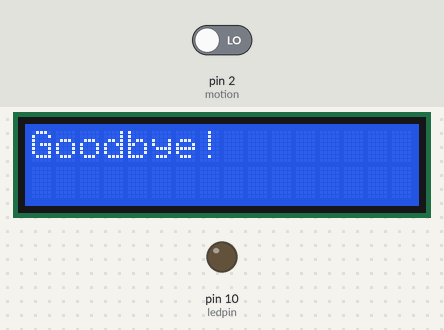
A sketch run on a simulated Arduino Uno, built with avr-gcc and run on an emulated ATmega328P. Shown: 16×2 character LCD, output pins drawn as LEDs (lit = HIGH). Inputs (shaded band) come from the test bench; at power-on: pin 2 (motion) LOW.

Above: at 1.2 s.
1.3 s: pin 2 (motion) driven HIGH
At 2.2 s:
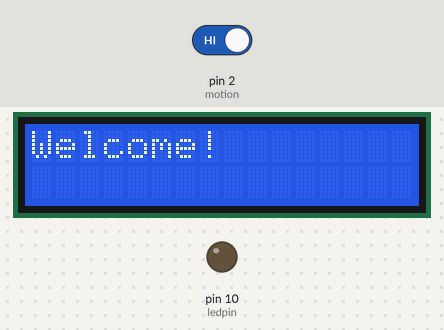
Timing chart, 0 to 4.3 s (numbered marks = the images above; inputs shaded):
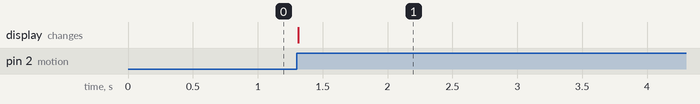

The sketch:

____2____.ino
```cpp
#include <Adafruit_LiquidCrystal.h>
Adafruit_LiquidCrystal lcd(0);
int motion = 2;
int ledpin = 10;

void setup()
{
  lcd.begin(16, 2); // 16개 셀2개의 줄을 사용하도록 설정
  lcd.clear(); 		// LCD 초기화
  pinMode(motion, INPUT);
  pinMode(ledpin, OUTPUT);
  Serial.begin(9600);
}

void loop()
{
  int sensor = digitalRead(motion);
  if (sensor == 1){
	lcd.setCursor(0, 0); // 첫 번째 줄에 메세지 출력
  	lcd.print("Welcome!");
    delay(5000);
  }
  else{
	lcd.setCursor(0, 0); // 첫 번째 줄에 메세지 출력
  	lcd.print("Goodbye!");
  }
}
```

Measured:
- after the input at 1.3 s, the display: changes at once (image 1)
